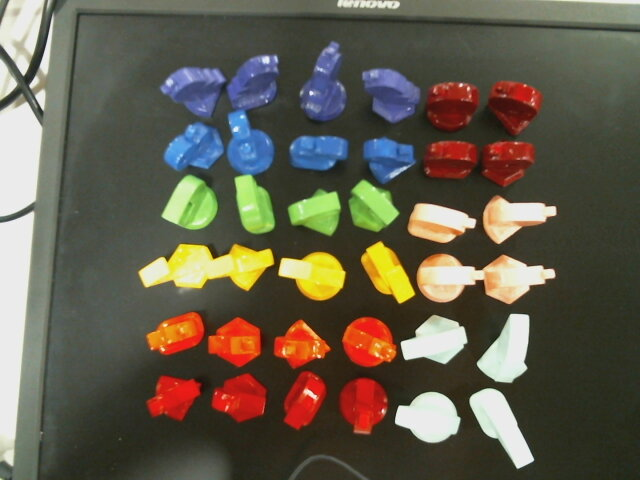
#> input picture bbc/pic/allb.jpg, 640 x 480 px
$ python preprocess_test.py
#> lines starting #> are read from the running program, lines starting #| are printed output that depends on the picture
import cv2

pic = cv2.imread("pic/allb.jpg")
#> pic is the input picture: shape (480, 640, 3); mean B, G, R 76.4, 92.3, 98.7
pic = cv2.resize(pic, (120,120))
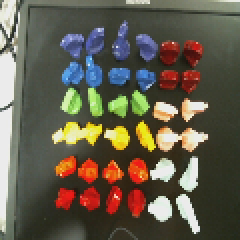
#> pic: shape (120, 120, 3) (shown 2 times larger); mean B, G, R 76.4, 92.3, 98.7
pic = cv2.resize(pic, (500,500))
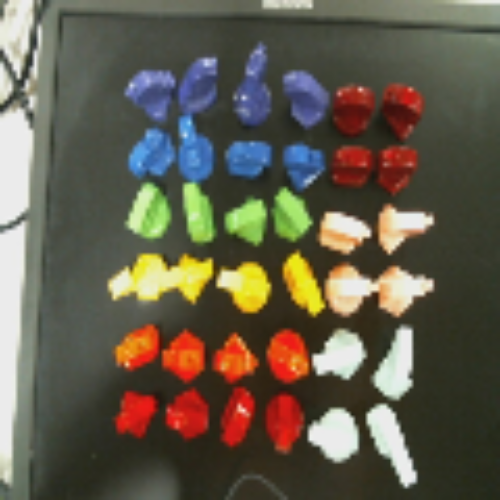
#> pic: shape (500, 500, 3); mean B, G, R 76.3, 92.2, 98.6
gray = cv2.cvtColor(pic, cv2.COLOR_BGR2LAB)
#> gray: shape (500, 500, 3); mean of channels 0, 1, 2 99.7, 128.6, 138.7
# gray[:,:,1] = 255
# gray = cv2.cvtColor(gray, cv2.COLOR_LAB2BGR)
print(gray)
#> (printed output is left out)
print(pic.shape, gray.shape)
#| (500, 500, 3) (500, 500, 3)
cv2.imshow("test", pic)
cv2.imshow("test1", gray)
cv2.waitKey()

cv2.destroyAllWindows()

$ run again, with bbc/pic/all2.jpg copied over bbc/pic/allb.jpg
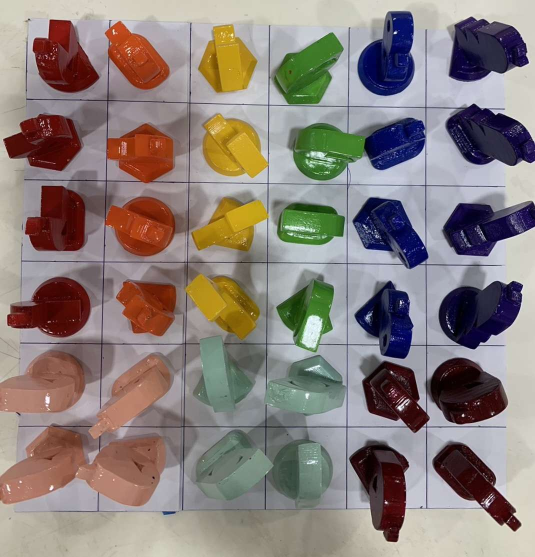
#> input picture bbc/pic/all2.jpg, 1070 x 1113 px (shown at 1/2 size)
#> pic is the input picture: shape (1113, 1070, 3); mean B, G, R 123.6, 127.8, 138.4
#> `pic = cv2.resize(pic, (120,120))`:
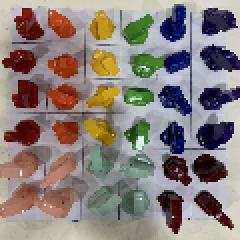
#> pic: shape (120, 120, 3) (shown 2 times larger); mean B, G, R 123.5, 127.6, 138.3
#> `pic = cv2.resize(pic, (500,500))`:
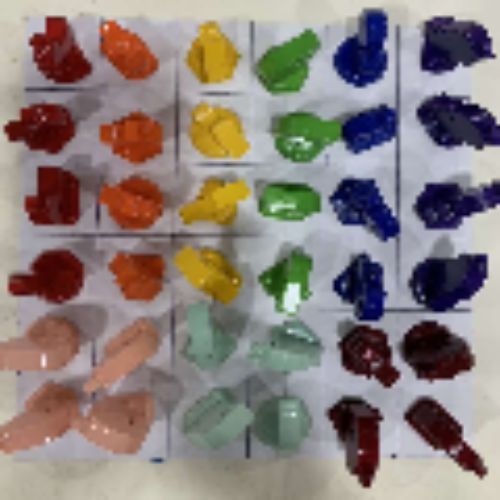
#> pic: shape (500, 500, 3); mean B, G, R 123.4, 127.5, 138.2
#> gray: shape (500, 500, 3); mean of channels 0, 1, 2 137.4, 133, 132.1
#> (printed output is left out)
#| (500, 500, 3) (500, 500, 3)
